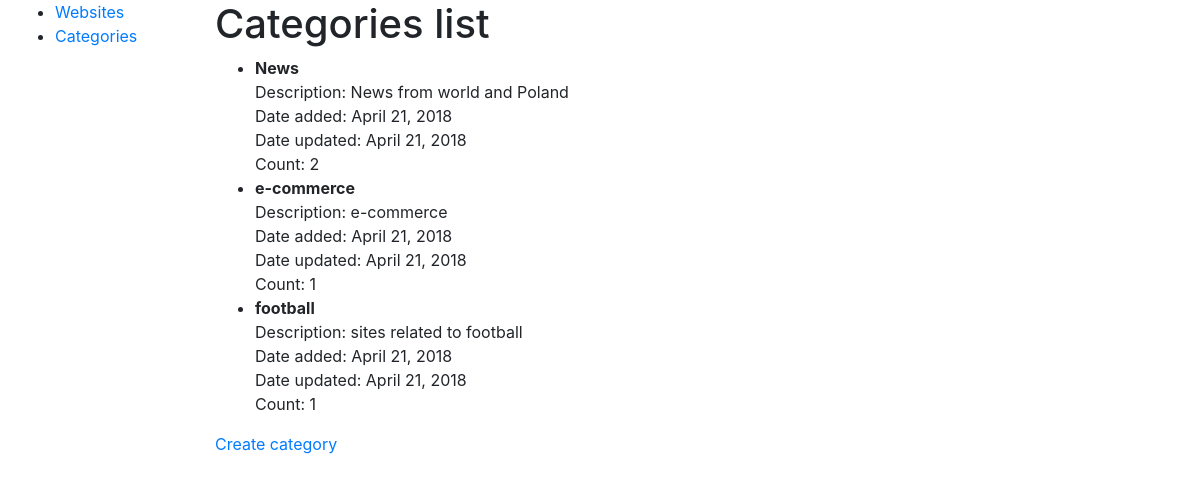
/categories/, run on an earlier commit of the app's database.
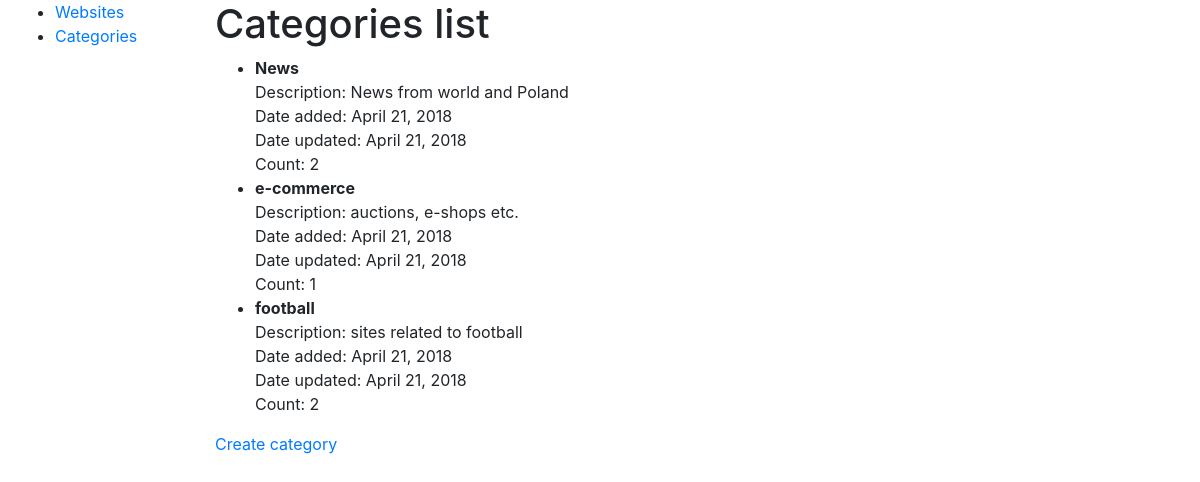
And on a later commit of the database.
### webSitesApp/models.py (models this page shows, shortened)
class WebsiteCategory(models.Model):
    name = models.CharField(max_length=200)
    description = models.TextField(max_length=1000)
    date_added = models.DateField(null=True, blank=True)
    date_updated = models.DateField(null=True, blank=True)
    count = models.IntegerField()

### webSitesApp/views.py (the view)
# urls.py: path('categories/', views.CategoriesList.as_view(), name='categories'),
class CategoriesList(ListView):
    model = WebsiteCategory
    template_name = "website_category.html"
    def get_context_data(self, **kwargs):
        data = super().get_context_data(**kwargs)
        self.get_count()
        return data
    @staticmethod
    def get_count():
        categories = WebsiteCategory.objects.all()
        for category in categories:
            count = Website.objects.filter(category=category).count()
            category.count = count
            category.save()

### webSitesApp/templates/website_category.html
{% extends "base_generic.html" %}
{% block content %}
    <h1>Categories list</h1>
    {% if websitecategory_list %}
    <ul>
      {% for category in websitecategory_list %}
      <li>
        <strong>{{ category.name }}</strong> <br>
        Description: {{ category.description }} <br>
        Date added: {{ category.date_added }} <br>
        Date updated: {{ category.date_updated }} <br>
        Count: {{  category.count }}
      </li>
      {% endfor %}
    </ul>
    {% else %}
      <p>There are no categories</p>
    {% endif %}
    <a href="{% url 'create-category' %}">Create category</a>
{% endblock %}

What changed in the data, as far as the page shows it:
changed WebsiteCategory "e-commerce": description "e-commerce" → "auctions, e-shops etc."
changed WebsiteCategory "football": count "1" → "2"
